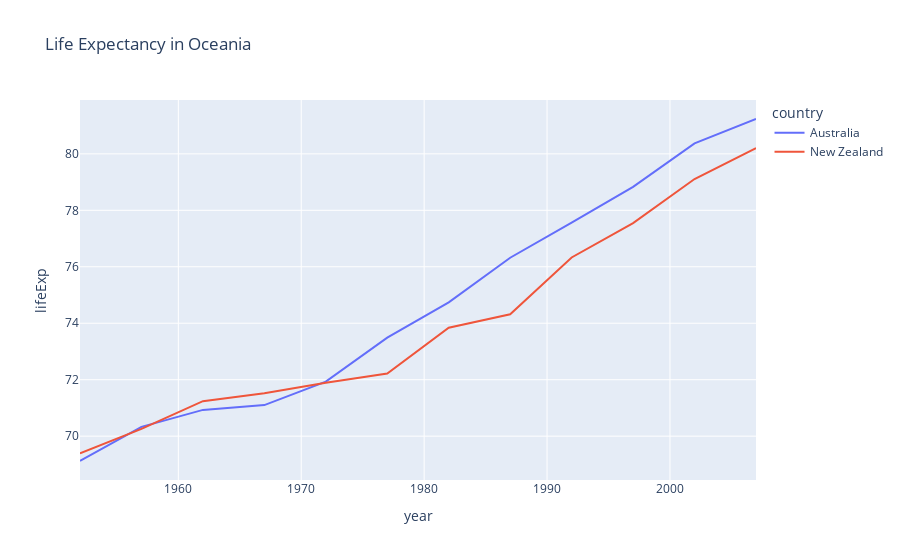

Notebook source saved alongside this figure:
### Markdown cell above
Line Plot
A graph showing the trend of a variable over a continuous range of values.

### Code cell
df = px.data.gapminder().query("continent=='Oceania'")
fig = px.line(df, x="year", y="lifeExp", color="country", title='Life Expectancy in Oceania')
fig.show()

### Figure 1 — Plotly figure (JSON) as saved in the notebook; plotly's stock layout.template omitted (floating-point values rounded to 4 significant figures)
{"data": [{"hovertemplate": "country=Australia<br>year=%{x}<br>lifeExp=%{y}<extra></extra>", "legendgroup": "Australia", "line": {"color": "#636efa", "dash": "solid"}, "marker": {"symbol": "circle"}, "mode": "lines", "name": "Australia", "orientation": "v", "showlegend": true, "type": "scatter", "x": [1952, 1957, 1962, 1967, 1972, 1977, 1982, 1987, 1992, 1997, 2002, 2007], "xaxis": "x", "y": [69.12, 70.33, 70.93, 71.1, 71.93, 73.49, 74.74, 76.32, 77.56, 78.83, 80.37, 81.23], "yaxis": "y"}, {"hovertemplate": "country=New Zealand<br>year=%{x}<br>lifeExp=%{y}<extra></extra>", "legendgroup": "New Zealand", "line": {"color": "#EF553B", "dash": "solid"}, "marker": {"symbol": "circle"}, "mode": "lines", "name": "New Zealand", "orientation": "v", "showlegend": true, "type": "scatter", "x": [1952, 1957, 1962, 1967, 1972, 1977, 1982, 1987, 1992, 1997, 2002, 2007], "xaxis": "x", "y": [69.39, 70.26, 71.24, 71.52, 71.89, 72.22, 73.84, 74.32, 76.33, 77.55, 79.11, 80.2], "yaxis": "y"}], "layout": {"legend": {"title": {"text": "country"}, "tracegroupgap": 0}, "title": {"text": "Life Expectancy in Oceania"}, "xaxis": {"anchor": "y", "domain": [0, 1], "title": {"text": "year"}}, "yaxis": {"anchor": "x", "domain": [0, 1], "title": {"text": "lifeExp"}}}}
